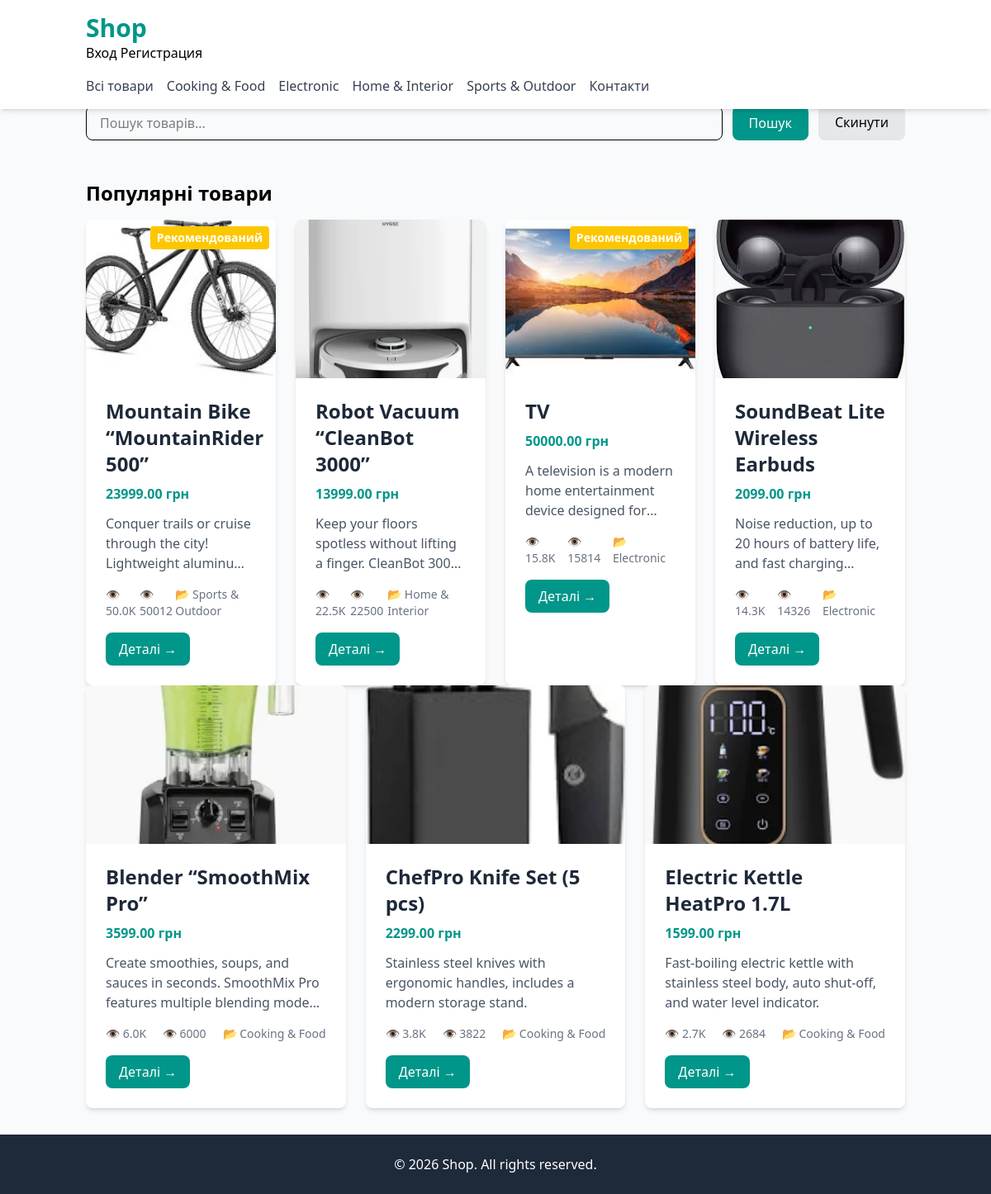
The app's page /products/category/cooking-food/ with its own data.
### apps/main/models.py (models this page shows, shortened)
class Category(models.Model):
    name = models.CharField(max_length=100, db_index=True, verbose_name="Назва категорії")
    slug = models.SlugField(max_length=100, unique=True, verbose_name="Слаг")
    description = models.TextField(blank=True, verbose_name="Опис")
    image = models.ImageField(upload_to="categories/", blank=True, verbose_name="Зображення")
    is_active = models.BooleanField(default=True)
    class Meta:
        ordering = ["name"]
        verbose_name = "Категорія"
        verbose_name_plural = "Категорії"
    def get_absolute_url(self):
        return reverse("main:product_list_by_category", args=[self.slug])

class Product(models.Model):
    category = models.ForeignKey(Category, related_name="products", on_delete=models.CASCADE, verbose_name="Категорія")
    name = models.CharField(max_length=150, verbose_name="Назва товару")
    slug = models.SlugField(unique=True, verbose_name="Слаг")
    description = models.TextField(verbose_name="Опис", blank=True, null=True)
    price = models.DecimalField(max_digits=10, decimal_places=2, verbose_name="Ціна")
    image = models.ImageField(upload_to="products/", blank=True, verbose_name="Зображення")
    views = models.IntegerField(default=0, verbose_name="Перегляди")
    featured = models.BooleanField(default=False, verbose_name="Рекомендований")
    is_available = models.BooleanField(default=True, verbose_name="В наявності")
    created_at = models.DateTimeField(auto_now_add=True, verbose_name="Створено")
    updated_at = models.DateTimeField(auto_now=True, verbose_name="Оновлено")
    class Meta:
        ordering = ["-created_at"]
        verbose_name = "Товар"
        verbose_name_plural = "Товари"
    def get_absolute_url(self):
        return reverse("main:product_detail", args=[self.id, self.slug])

### apps/main/views.py (the view)
# urls.py: path("", views.product_list, name="product_list"),
def product_list(request, category_slug=None):
    categories = Category.objects.filter(is_active=True)
    category = None
    products = Product.objects.filter(is_available=True)
    if category_slug:
        category = get_object_or_404(Category, slug=category_slug, is_active=True)
        products = products.filter(category=category)
    search_query = request.GET.get("q")
    if search_query:
        products = products.filter(
            Q(name__icontains=search_query) |
            Q(description__icontains=search_query) |
            Q(category__name__icontains=search_query)
        )
    sort_option = request.GET.get("sort", "new")
    if sort_option == "new":
        products = products.order_by("-created_at")
    elif sort_option == "old":
        products = products.order_by("created_at")
    elif sort_option == "popular":
        products = products.order_by("-views")
    elif sort_option == "price_low":
        products = products.order_by("price")
    elif sort_option == "price_high":
        products = products.order_by("-price")
    elif sort_option == "name":
        products = products.order_by("name")
    else:
        products = products.order_by("-created_at")
    paginator = Paginator(products, 6)
    page_number = request.GET.get('page')
    try:
        products = paginator.page(page_number)
    except PageNotAnInteger:
        products = paginator.page(1)
    except EmptyPage:
        products = paginator.page(paginator.num_pages)
    context = {
        "products": products,
        "categories": categories,
        "category": category,
        "current_sort": sort_option,
        "search_query": search_query,
    }
    return render(request, "main/product_list.html", context)

### apps/accounts/views.py (called while the page is built)
    def __call__(self, request):
        if request.path.startswith('/admin/'):
            if not request.user.is_authenticated or not request.user.is_staff:
                return redirect('main:product_list')
        return self.get_response(request)

### apps/main/templatetags/shop_filters.py (called while the page is built)
@register.filter(name='currency')
def format_currency(value, currency='грн'):
    try:
        return f"{float(value):.2f} {currency}"
    except (ValueError, TypeError):
        return value

@register.filter
def compact_number(value):
    try:
        value = int(value)
        if value >= 1_000_000:
            return f"{value/1_000_000:.1f}M"
        elif value >= 1_000:
            return f"{value/1_000:.1f}K"
        return str(value)
    except (ValueError, TypeError):
        return value

### apps/main/templatetags/shop_tags.py (called while the page is built)
@register.inclusion_tag('main/components/product_card.html')
def show_product_card(product):
    discount = 0
    if getattr(product, 'discount_price', None) and product.price > 0:
        discount = int(((product.price - product.discount_price) / product.price) * 100)
    return {
        'product': product,
        'discount': discount,
        'final_price': getattr(product, 'discount_price', None) or product.price
    }

@register.inclusion_tag('main/components/popular_products.html')
def show_popular_products(count=4):
    products = Product.objects.filter(is_available=True).order_by('-views')[:count]
    return {'popular_products': products}

### apps/main/templates/main/product_list.html (shortened to what this page needs)
{% extends "base.html" %}
{% load shop_tags %}
{% block content %}
{% include "main/search_form.html" %}
<div class="mt-12">
    <h2 class="text-2xl font-bold mb-4">Популярні товари</h2>
    {% show_popular_products 4 %}
</div>
<div class="grid grid-cols-1 md:grid-cols-2 lg:grid-cols-3 gap-6">
  {% for product in products %}
      {% show_product_card product %}
  {% endfor %}
</div>
{% endblock %}

### apps/main/templates/base.html (shortened to what this page needs)
{% load static %}
<!DOCTYPE html>
<html lang="uk">
<link href="https://cdnjs.cloudflare.com/ajax/libs/font-awesome/6.5.1/css/all.min.css" rel="stylesheet">
<head>
    <script src="https://cdn.jsdelivr.net/npm/@tailwindcss/browser@4"></script>
    <link rel="stylesheet" href="{% static 'css/style.css' %}">
</head>
<body class="bg-gray-50 min-h-screen flex flex-col">
<div class="flex flex-col min-h-screen">
<header class="bg-white shadow-md fixed top-0 left-0 right-0 z-50">
    <div class="container mx-auto px-4 py-4">
        <div class="flex items-center justify-between">
            <h1 class="text-3xl font-bold text-teal-600">
                <a href="{% url 'main:product_list' %}">Shop</a>
            </h1>
        </div>
        <div class="auth-buttons">
            {% if user.is_authenticated %}
                {% if user.is_staff %}
                <a href="{% url 'admin:index' %}">Админка</a>
                {% endif %}
                <a href="{% url 'accounts:profile' %}">Профиль</a>
                <a href="{% url 'accounts:logout' %}">Выйти</a>
            {% else %}
                <a href="{% url 'accounts:login' %}">Вход</a>
                <a href="{% url 'accounts:register' %}">Регистрация</a>
            {% endif %}
        </div>
        <nav class="mt-4">
            <ul class="flex flex-wrap gap-4">
                <li>
                    <a href="{% url 'main:product_list' %}"
                    class="text-gray-700 hover:text-teal-600 font-medium transition-colors">
                        Всі товари
                    </a>
                </li>
                {% for cat in categories %}
                    <li>
                        <a href="{{ cat.get_absolute_url }}"
                        class="text-gray-700 hover:text-teal-600 font-medium transition-colors">
                            {{ cat.name }}
                        </a>
                    </li>
                {% endfor %}
                <li>
                    <a href="{% url 'contact:contact' %}"
                    class="text-gray-700 hover:text-blue-600 font-medium transition-colors">
                        Контакти
                    </a>
                </li>
            </ul>
        </nav>
    </div>
</header>
<main class="flex-1 container mx-auto px-4 py-8 pt-32">
    {% block content %}{% endblock %}
</main>
<footer class="bg-gray-800 text-white py-6 mt-auto">
    <div class="container mx-auto px-4 text-center">
        &copy; 2026 Shop. All rights reserved.
    </div>
</footer>
</div>
</body>
</html>

### apps/main/templates/main/components/product_card.html
{% load shop_tags %}
{% load shop_filters %}
<div class="bg-white rounded-lg shadow-md overflow-hidden hover:shadow-xl transition-shadow relative">
  {% if product.featured %}
    <div class="absolute top-2 right-2 bg-yellow-400 text-white px-2 py-1 rounded text-sm font-bold">
      Рекомендований
    </div>
  {% endif %}
  {% if product.image %}
    <img src="{{ product.image.url }}" alt="{{ product.name }}" class="w-full h-48 object-cover">
  {% endif %}
  <div class="p-6">
    <h2 class="text-2xl font-bold text-gray-800 mb-2 hover:text-teal-600 transition-colors">
      {{ product.name }}
    </h2>
    <p class="text-teal-600 font-semibold mb-3">
      {{ product.price|currency }}
    </p>
    <p class="text-gray-600 mb-4 line-clamp-3">
      {{ product.description|truncatewords:20 }}
    </p>
    <div class="flex justify-between text-sm text-gray-500 mb-4">
      <span>👁️ {{ product.views|compact_number }}</span>
      <span>👁️ {{ product.views }}</span>
      <span>
        📂
        <a href="{{ product.category.get_absolute_url }}" class="hover:text-teal-600">
          {{ product.category.name }}
        </a>
      </span>
    </div>
    <a href="{{ product.get_absolute_url }}"
       class="inline-block bg-teal-600 hover:bg-teal-700 text-white px-4 py-2 rounded-lg font-medium">
       Деталі →
    </a>
  </div>
</div>

### records on screen
Category: name "Cooking & Food"
Category: name "Electronic"
Category: name "Home & Interior"
Category: name "Sports & Outdoor"
Product: featured "Рекомендований", image (picture), name "Mountain Bike “MountainRider 500”", price "23999.00 грн", description "Conquer trails or cruise through the city! Lightweight…", views|compact_number "50.0K", views "50012", category.name "Sports & Outdoor"
Product: image (picture), name "Robot Vacuum “CleanBot 3000”", price "13999.00 грн", description "Keep your floors spotless without lifting a finger. CleanBot…", views|compact_number "22.5K", views "22500", category.name "Home & Interior"
Product: featured "Рекомендований", image (picture), name "TV", price "50000.00 грн", description "A television is a modern home entertainment device designed…", views|compact_number "15.8K", views "15814", category.name "Electronic"
Product: image (picture), name "SoundBeat Lite Wireless Earbuds", price "2099.00 грн", description "Noise reduction, up to 20 hours of battery life, and fast…", views|compact_number "14.3K", views "14326", category.name "Electronic"
Product: image (picture), name "Blender “SmoothMix Pro”", price "3599.00 грн", description "Create smoothies, soups, and sauces in seconds. SmoothMix Pro features multiple blending…", views|compact_number "6.0K", views "6000", category.name "Cooking & Food"
Product: image (picture), name "ChefPro Knife Set (5 pcs)", price "2299.00 грн", description "Stainless steel knives with ergonomic handles, includes a modern storage stand.", views|compact_number "3.8K", views "3822", category.name "Cooking & Food"
Product: image (picture), name "Electric Kettle HeatPro 1.7L", price "1599.00 грн", description "Fast-boiling electric kettle with stainless steel body, auto shut-off, and water level indicator.", views|compact_number "2.7K", views "2684", category.name "Cooking & Food"
